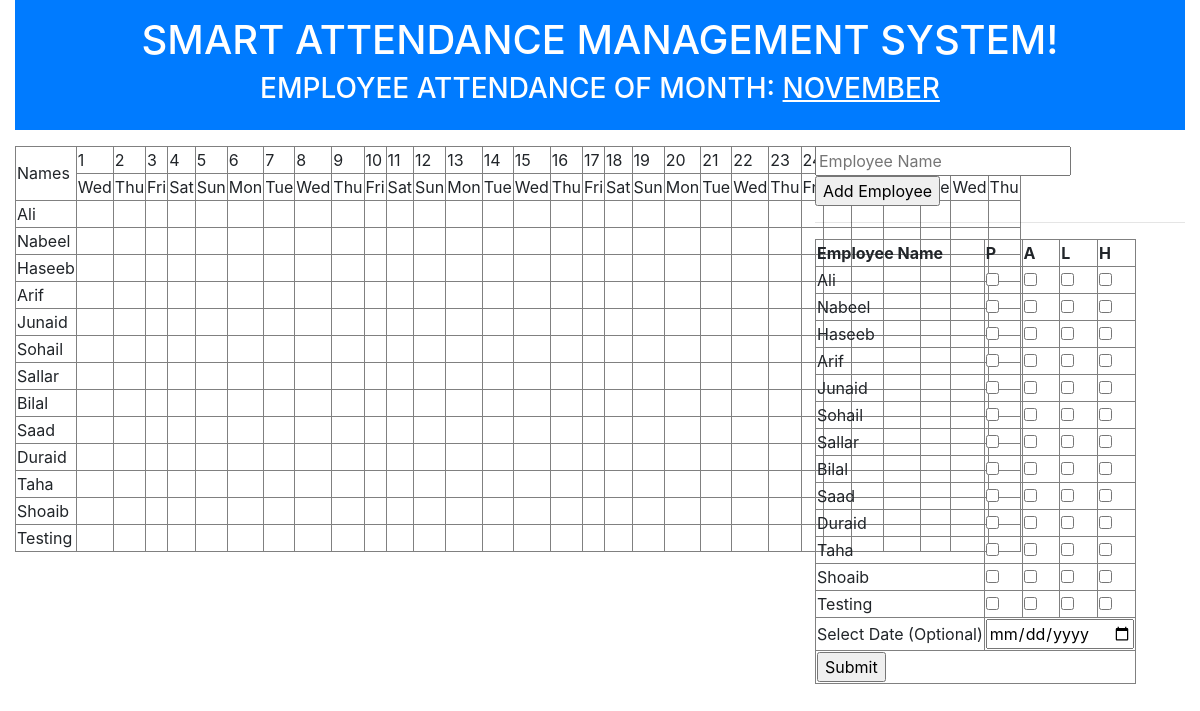
The page / on the database its author committed.
### tables this page shows
CREATE TABLE `attendance_employee` (
  `id` int(11) NOT NULL,
  `employee_name` varchar(255) DEFAULT NULL
);

### addAttendance.php (the view, shortened to what this page needs)
<table border="1" cellspacing="0">
    <form method="POST">
        <tr>
            <th>Employee Name</th>
            <th> P </th>
            <th> A </th>
            <th> L </th>
            <th> H </th>
        </tr>
        <?php
            require_once("config.php");
            $fetchingEmployee = mysqli_query($db, "SELECT * FROM attendance_employee") OR die(mysqli_error($db));
            while($data = mysqli_fetch_assoc($fetchingEmployee))
            {
                $employee_name = $data['employee_name'];
                $employee_id = $data['id'];
        ?>
                <tr>
                    <td><?php echo $employee_name; ?></td>
                    <td> <input type="checkbox" name="employeePresent[]" value="<?php echo $employee_id; ?>" /></td>
                    <td> <input type="checkbox" name="employeeAbsent[]" value="<?php echo $employee_id; ?>" /></td>
                    <td> <input type="checkbox" name="employeeLeave[]" value="<?php echo $employee_id; ?>" /></td>
                    <td> <input type="checkbox" name="employeeHoliday[]" value="<?php echo $employee_id; ?>" /></td>
                </tr>
        <?php
            }
        ?>
        <tr>
            <td>Select Date (Optional)</td>
            <td colspan="4"> <input type="date" name="selected_date" /> </td>
        </tr>
        <tr>
            <th colspan="5"> <input type="submit" name="addAttendanceBTN" /></th>
        </tr>
    </form>
</table>

### index.php (shortened to what this page needs)
<!DOCTYPE html>
<html lang="en">
<head>
    <link rel="stylesheet" href="https://cdn.jsdelivr.net/npm/bootstrap@4.4.1/dist/css/bootstrap.min.css">
</head>
<body>
    <div class="container-fluid">
        <header class="bg-primary text-white text-center mb-3 py-3">
            <div class="row">
                <div class="col-12">
                    <h1>SMART ATTENDANCE MANAGEMENT SYSTEM!</h1>
                    <h3>EMPLOYEE ATTENDANCE OF MONTH: <u><?php echo strtoupper(date("F")); ?></u></h3>
                </div>
            </div>
        </header>
        <div class="row">
            <div class="col-8">
                <?php require_once("SmartAttendanceSheet.php"); ?>
            </div>
            <div class="col-4">
                <?php require_once("addingEmployee.php");
                    echo "<hr>";
                    require_once("addAttendance.php");
                ?>
            </div>
        </div>
    </div>
</body>
</html>

### SmartAttendanceSheet.php
<?php
    require_once("config.php");
    $firstDayOfMonth = date("1-m-Y");
    $totalDaysInMonth = date("t", strtotime($firstDayOfMonth));
    $fetchingEmployee = mysqli_query($db, "SELECT * FROM attendance_employee") OR die(mysqli_error($db));
    $totalNumberOfEmployee = mysqli_num_rows($fetchingEmployee);
    $employeeNamesArray = array();
    $employeeIDsArray = array();
    $counter = 0;
    while($employees = mysqli_fetch_assoc($fetchingEmployee))
    {
        $employeeNamesArray[] = $employees['employee_name'];
        $employeeIDsArray[] = $employees['id'];
    }
?>
<table border="1" cellspacing="0">
<?php
    for($i = 1; $i<=$totalNumberOfEmployee + 2; $i++)
    {
        if($i == 1)
        {
            echo "<tr>";
            echo "<td rowspan='2'>Names</td>";
            for($j = 1; $j<=$totalDaysInMonth; $j++)
            {
                echo "<td>$j</td>";
            }
            echo "</tr>";
        }else if($i == 2)
        {
            echo "<tr>";
            for($j = 0; $j<$totalDaysInMonth; $j++)
            {
                echo "<td>" . date("D", strtotime("+$j days", strtotime($firstDayOfMonth))) . "</td>";
            }
            echo "</tr>";
        }else
        {
            echo "<tr>";
            echo "<td>" . $employeeNamesArray[$counter] . "</td>";
            for($j = 1; $j<=$totalDaysInMonth; $j++)
            {
                $dateOfAttendance = date("Y-m-$j");
                $fetchingEmployeeAttendance = mysqli_query($db, "SELECT attendance FROM attendance WHERE employee_id = '". $employeeIDsArray[$counter] ."' AND curr_date = '". $dateOfAttendance ."'") OR die(mysqli_error($db));
                $isAttendanceAdded = mysqli_num_rows($fetchingEmployeeAttendance);
                if($isAttendanceAdded > 0)
                {
                    $employeeAttendance = mysqli_fetch_assoc($fetchingEmployeeAttendance);
                    if($employeeAttendance['attendance'] == "P")
                    {
                        $color = "green";
                    }else if($employeeAttendance['attendance'] == "A")
                    {
                        $color = "red";
                    }else if($employeeAttendance['attendance'] == "H")
                    {
                        $color = "blue";
                    }else if($employeeAttendance['attendance'] == "L")
                    {
                        $color = "brown";
                    }
                    echo "<td style='background-color: $color; color:white'>" . $employeeAttendance['attendance'] . "</td>";
                }else {
                    echo "<td></td>";
                }
            }
            echo "</tr>";
            $counter++;
        }
    }
?>
</table>

### addingEmployee.php (shortened to what this page needs)
<form method="POST">
    <input type="text" name="employee_name" placeholder="Employee Name" required autofocus />
    <input type="submit" value="Add Employee" name="submit">
</form>

### rows shown on the page
attendance_employee: employee_name "Ali"
attendance_employee: employee_name "Nabeel"
attendance_employee: employee_name "Haseeb"
attendance_employee: employee_name "Arif"
attendance_employee: employee_name "Junaid"
attendance_employee: employee_name "Sohail"
attendance_employee: employee_name "Sallar"
attendance_employee: employee_name "Bilal"
attendance_employee: employee_name "Saad"
attendance_employee: employee_name "Duraid"
attendance_employee: employee_name "Taha"
attendance_employee: employee_name "Shoaib"
attendance_employee: employee_name "Testing"

### other values the page prints
$employeeNamesArray[$counter] "Ali"
$employeeNamesArray[$counter] "Nabeel"
$employeeNamesArray[$counter] "Haseeb"
$employeeNamesArray[$counter] "Arif"
$employeeNamesArray[$counter] "Junaid"
$employeeNamesArray[$counter] "Sohail"
$employeeNamesArray[$counter] "Sallar"
$employeeNamesArray[$counter] "Bilal"
$employeeNamesArray[$counter] "Saad"
$employeeNamesArray[$counter] "Duraid"
$employeeNamesArray[$counter] "Taha"
$employeeNamesArray[$counter] "Shoaib"
$employeeNamesArray[$counter] "Testing"
